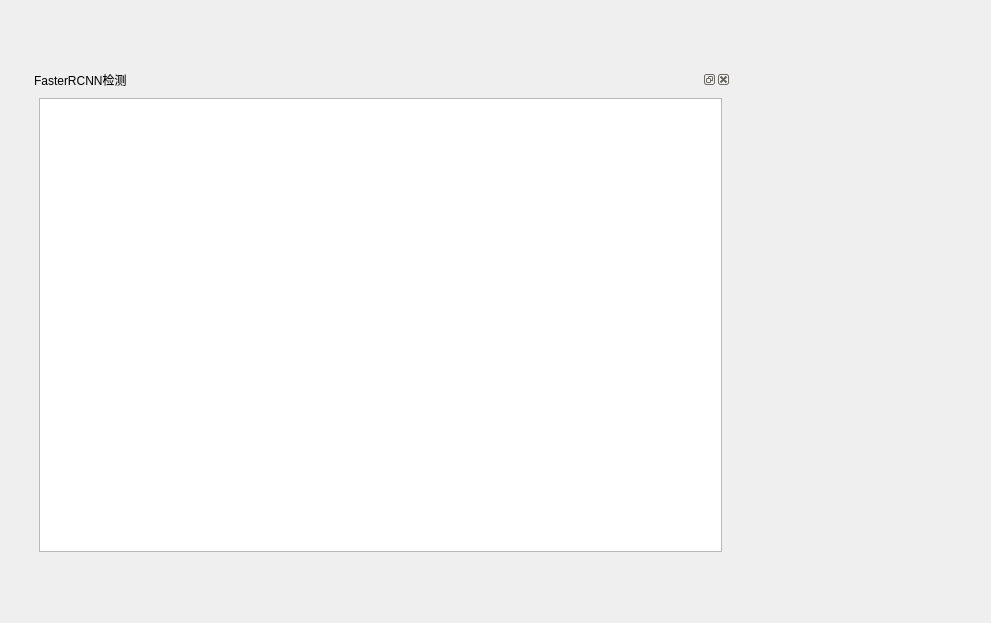
<?xml version="1.0" encoding="UTF-8"?>
<ui version="4.0">
 <class>Form</class>
 <widget class="QWidget" name="Form">
  <property name="geometry">
   <rect>
    <x>0</x>
    <y>0</y>
    <width>991</width>
    <height>623</height>
   </rect>
  </property>
  <property name="windowTitle">
   <string>Form</string>
  </property>
  <widget class="QDockWidget" name="dockWidget_raw">
   <property name="geometry">
    <rect>
     <x>30</x>
     <y>70</y>
     <width>701</width>
     <height>491</height>
    </rect>
   </property>
   <property name="windowTitle">
    <string>FasterRCNN检测</string>
   </property>
   <widget class="QWidget" name="dockWidgetContents_7">
    <layout class="QGridLayout" name="gridLayout_22">
     <item row="0" column="0">
      <widget class="QGraphicsView" name="graphics_raw"/>
     </item>
    </layout>
   </widget>
  </widget>
 </widget>
 <resources/>
 <connections/>
</ui>
